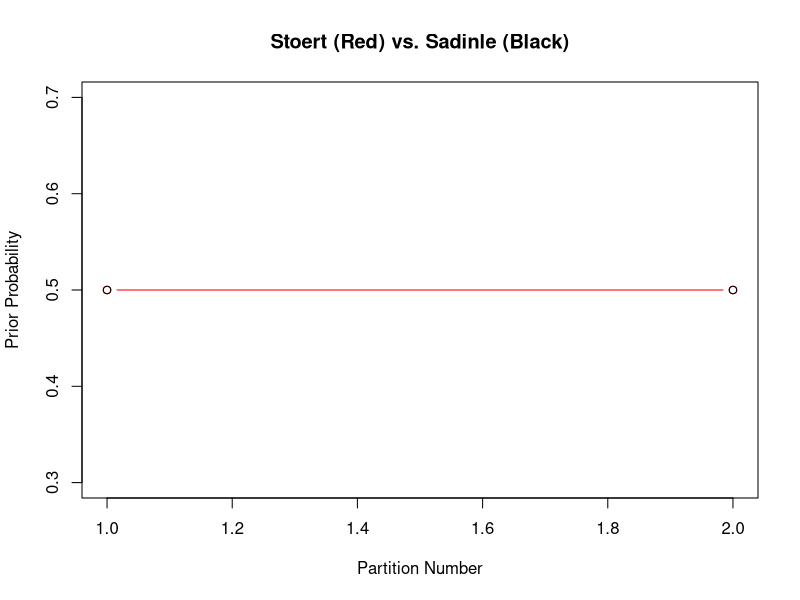
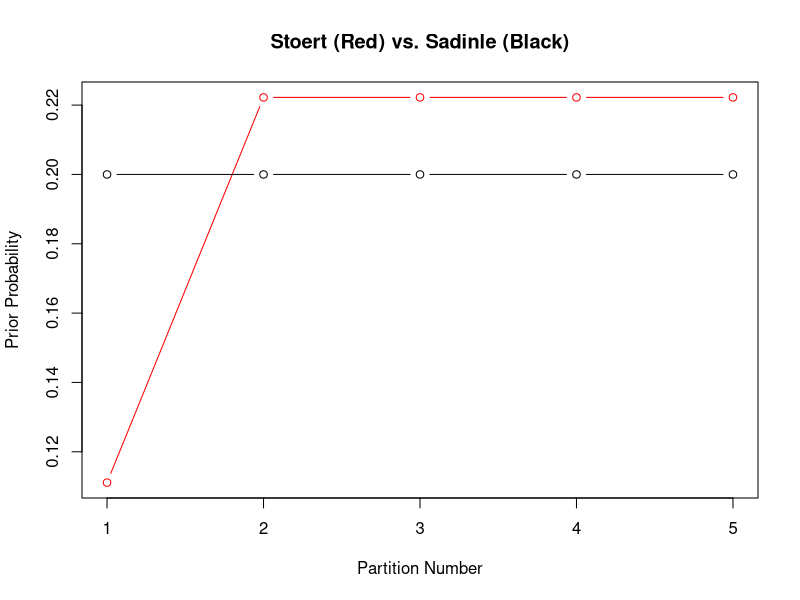
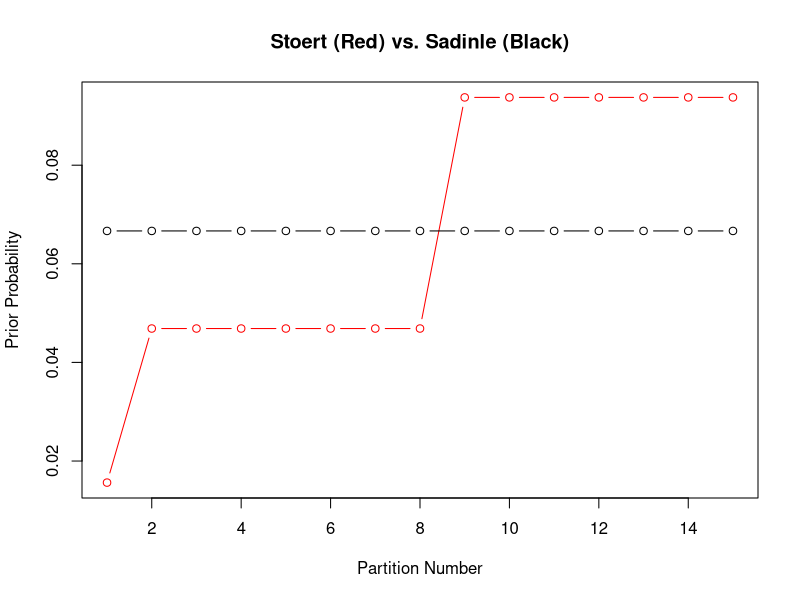
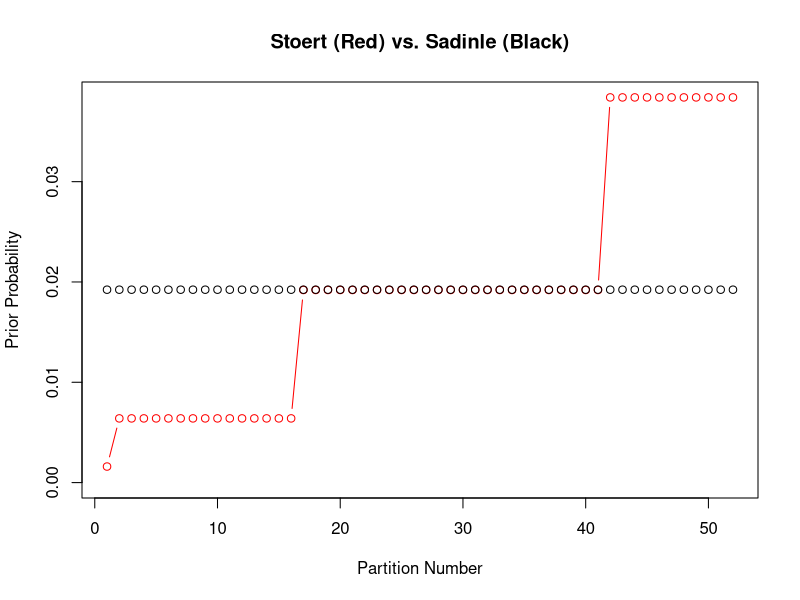

Source code (R) for these figures, in order:
#Difference in priors between Sadinle and Stoert

#The nth bell number, B_n, is the ways to partition a set of size n.
#With Sadinle, each of these B_n partitions has 1/B_n chance of occurring a priori 
B_n<- c(1, 2, 5, 15, 52, 203, 877, 4140, 21147, 115975, 678570, 4213597, 27644437, 190899322, 1382958545, 10480142147, 82864869804, 682076806159, 5832742205057)

# With Stoert, a record has equal probability of being from each of the n entities, resulting in n^n different possibilities of records.

#n = 2
n <- 2
Sadinle <- rep(1/B_n[n], B_n[n])
Stoert <- c(.5, .5)
#Plot of prior probabilities
plot(Stoert, col = "Red", type = "b", xlab = "Partition Number", ylab= "Prior Probability", main = "Stoert (Red) vs. Sadinle (Black)")
points(Sadinle)
#Do vectors sum to probability 1?
sum(Sadinle)
sum(Stoert)
#What's the difference between the smallest and largest values of Stoert to Sadinle?
Sadinle[1] - Stoert[1]
abs(Sadinle[B_n[n]] - Stoert[B_n[n]])

#n = 3
n <-3

Sadinle <- rep(1/B_n[n], B_n[n])
Stoert <- c(n, 
            rep(n*(n-1), n),
            factorial(n))/n^n
plot(Stoert, col = "Red", type = "b", xlab = "Partition Number", ylab= "Prior Probability", main = "Stoert (Red) vs. Sadinle (Black)")
points(Sadinle, type = "b")
sum(Sadinle)
sum(Stoert)
Sadinle[1] - Stoert[1]
abs(Sadinle[B_n[n]] - Stoert[B_n[n]])

#n = 4
n <- 4
Sadinle <- rep(1/B_n[n], B_n[n])
Stoert <- c(n, 
            rep(n*(n-1), n),
            rep(n*(n-1), choose(n,2)/2),
            rep(factorial(n),choose(n,2)),
            factorial(n))/n^n
plot(Stoert, col = "Red", type = "b", xlab = "Partition Number", ylab= "Prior Probability", main = "Stoert (Red) vs. Sadinle (Black)")
points(Sadinle, type = "b")
sum(Sadinle)
sum(Stoert)
Sadinle[1] - Stoert[1]
abs(Sadinle[B_n[n]] - Stoert[B_n[n]])

#n = 5
n <- 5
Sadinle <- rep(1/B_n[n], B_n[n])
Stoert <- c(n, 
            rep(n*(n-1), n), 
            rep(n*(n-1), choose(n,2)),
            rep(n*(n-1)*(n-2), choose(n,2)),
            rep(n*(n-1)*(n-2), n*(choose((n-1),2))/2),
            rep(n*(n-1)*(n-2)*(n-3), choose(n,2)),
            factorial(n))/n^n
plot(Stoert, col = "Red", ylim = c(0, max(Sadinle, Stoert)), type ="b", xlab = "Partition Number", ylab= "Prior Probability", main = "Stoert (Red) vs. Sadinle (Black)")
points(Sadinle)
sum(Sadinle)
sum(Stoert)                    

#This is on the way to being general, but is hard when number of "types" of partitions increases seemingly irregularly.
#General.Stoert <- c(n, rep(n*(n-1), n), 
#                  rep(n*(n-1), choose(n,2)),
#                  rep(n*(n-1)*(n-2), choose(n,2)),
#                  rep(n*(n-1)*(n-2), n*(choose((n-1),2))/2),
#                  rep(n*(n-1)*(n-2)*(n-3), choose(n,2)),
#                  .  
#                  .  
#                  .  
#                  factorial(n))/n^n
